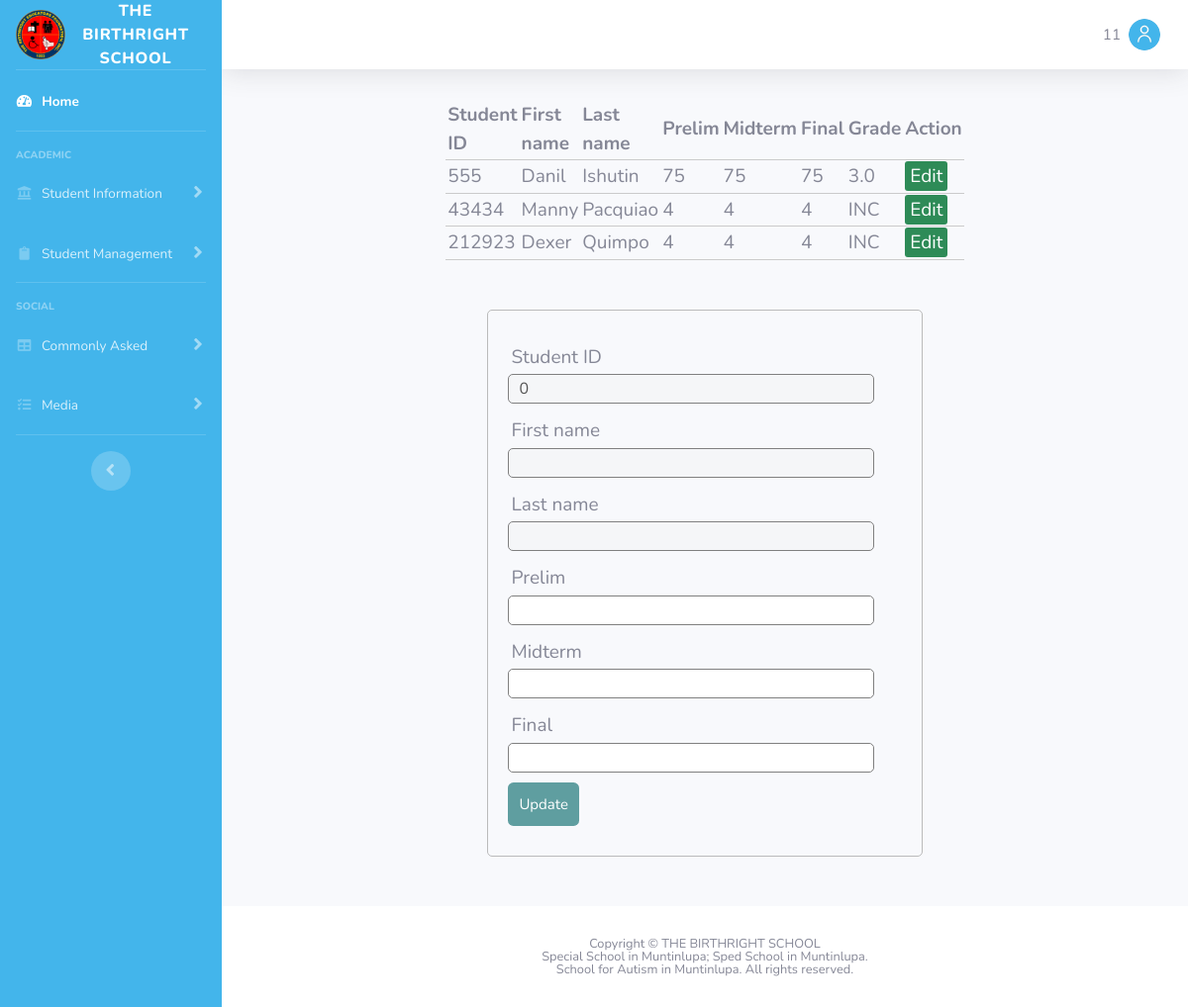
The page /gradesubmission.php (signed in) on the database its author committed.
### tables this page shows
CREATE TABLE `grades` (
  `student_id` int(11) NOT NULL,
  `first_name` varchar(45) DEFAULT NULL,
  `last_name` varchar(45) DEFAULT NULL,
  `grade` int(5) DEFAULT '0',
  `prelim` int(5) DEFAULT '0',
  `midterm` int(5) DEFAULT '0',
  `final` int(5) DEFAULT '0',
  PRIMARY KEY (`student_id`)
);

### gradeserveredit.php (called while the page is built, shortened)
<?php
$studentid = 0;
$firstname = "";
$lastname = "";
$db = mysqli_connect('localhost', 'root', 'ieti19', 'ieti_db');
			$results = mysqli_query($db, "SELECT student_id, first_name, last_name, grade, prelim, midterm, final FROM ieti_db.grades, ieti_db.login where username=first_name and tag='2'");
?>

### gradesubmission.php (the view, shortened to what this page needs)
<?php
	include_once("./web-page-parts/header.php");
	include_once("./web-page-parts/sidebar.php");
	include_once("./web-page-parts/topbar.php");
?>
<?php
	include('gradeserveredit.php');
?>
<!DOCTYPE html>
<html>
<head>
	<link rel="stylesheet" type = "text/css" href = "gradestyle.css">
</head>
<body>
<table>
	<thead>
		<tr>
			<th>Student ID</th>
			<th>First name</th>
			<th>Last name</th>
			<th>Prelim</th>
			<th>Midterm</th>
			<th>Final</th>
			<th>Grade</th>
			<th colspan="2">Action</th>
		</tr>
	</thead>
	<tbody>
		<?php while ($row = mysqli_fetch_array($results)) { ?>
		<tr>
			<td><?php echo $row['student_id']; ?> </td>
			<td><?php echo $row['first_name']; ?> </td>
			<td><?php echo $row['last_name']; ?> </td>
			<td><?php echo $row['prelim']; ?> </td>
			<td><?php echo $row['midterm']; ?> </td>
			<td><?php echo $row['final']; ?> </td>
			<td><?php $final_grade = ($row['prelim'] +  $row['midterm'] + $row['final']) / 3;
			if ($final_grade == 4) {
			$final_grade = 'INC';
			}
			else if ($final_grade >= 99) {
			$final_grade = '1.0';
			}
			else if ($final_grade >= 96) {
			$final_grade = '1.25';
			}
			else if ($final_grade >= 93) {
			$final_grade = '1.5';
			}
			else if ($final_grade >= 90) {
			$final_grade = '1.75';
			}
			else if ($final_grade >= 87) {
			$final_grade = '2.0';
			}
			else if ($final_grade >= 84) {
			$final_grade = '2.25';
			}
			else if ($final_grade >= 81) {
			$final_grade = '2.5';
			}
			else if ($final_grade >= 78) {
			$final_grade = '2.75';
			}
			else if ($final_grade >= 75) {
			$final_grade = '3.0';
			}
			else
			$final_grade = '5.0';
			echo $final_grade;
			?> </td>
			<td>
				<a class = "edit_btn" href="gradesubmission.php?edit=<?php echo $row['student_id']; ?>">Edit</a>
			</td>
		</tr>
		<?php } ?>
	</tbody>
</table>
<form method = "post" action = "gradeserveredit.php">
	<div class = "input-group">
		<label>Student ID</label>
		<input type = "number" name = "studentid" value = "<?php echo $studentid; ?>" readonly disabled>
	</div>
	<div class = "input-group">
		<label>First name</label>
		<input type = "text" name = "firstname" value = "<?php echo $firstname; ?>" readonly disabled>
	</div>
	<div class = "input-group">
		<label>Last name</label>
		<input type = "text" name = "lastname" value = "<?php echo $lastname; ?>" disabled>
	</div>
	<div class = "input-group">
		<label>Prelim</label>
		<input type = "number" step = "0.1" name = "prelim" value = "<?php echo $prelim; ?>">
	</div>
		<div class = "input-group">
		<label>Midterm</label>
		<input type = "number" step = "0.1" name = "midterm" value = "<?php echo $midterm; ?>">
	</div>
	<div class = "input-group">
		<label>Final</label>
		<input type = "number" step = "0.1" name = "final" value = "<?php echo $final; ?>">
	</div>
	<div class = "input-group">
			<button type = "submit" name = "update" class = "btn">Update</button>
	</div>
</form>
</body>
</html>
<?php
	include_once("./web-page-parts/footer.php");
?>

### gradestyle.css (style rules this page uses)
body { font-size: 19px; }
table { width: 50%; margin: 30px auto; border-collapse: collapse; text-align: left; }
tr { border-bottom: 1px solid #cbcbcb }
th, td { border: none; height: 30px; padding: 2px; }
form { width: 45%; margin: 50px auto; text-align: left; padding: 20px; border: 1px solid #bbbbbb; border-radius: 5px; }
.input-group { margin: 10px 0px 10px 0px; }
.input-group label { display: block; text-align: left; margin: 3px; }
.input-group input { height: 30px; width: 93%; padding: 5px 10px; font-size: 16px; border-radius: 5px; border: 1px solid gray; }
.btn { padding: 10px; font-size: 15px; color: white; background: #5F9EA0; border: none: border-radius: 5px; }
.edit_btn { text-decoration: none; padding: 2px 5px; background: #2E8B57; color: white; border-radius: 3px; }

### rows shown on the page
grades: student_id "555", first_name "Danil", last_name "Ishutin", prelim "75", midterm "75", final "75", final_grade "3.0"
grades: student_id "43434", first_name "Manny", last_name "Pacquiao", prelim "4", midterm "4", final "4", final_grade "INC"
grades: student_id "212923", first_name "Dexer", last_name "Quimpo", prelim "4", midterm "4", final "4", final_grade "INC"

### other values the page prints
$_SESSION['User'] "11"
